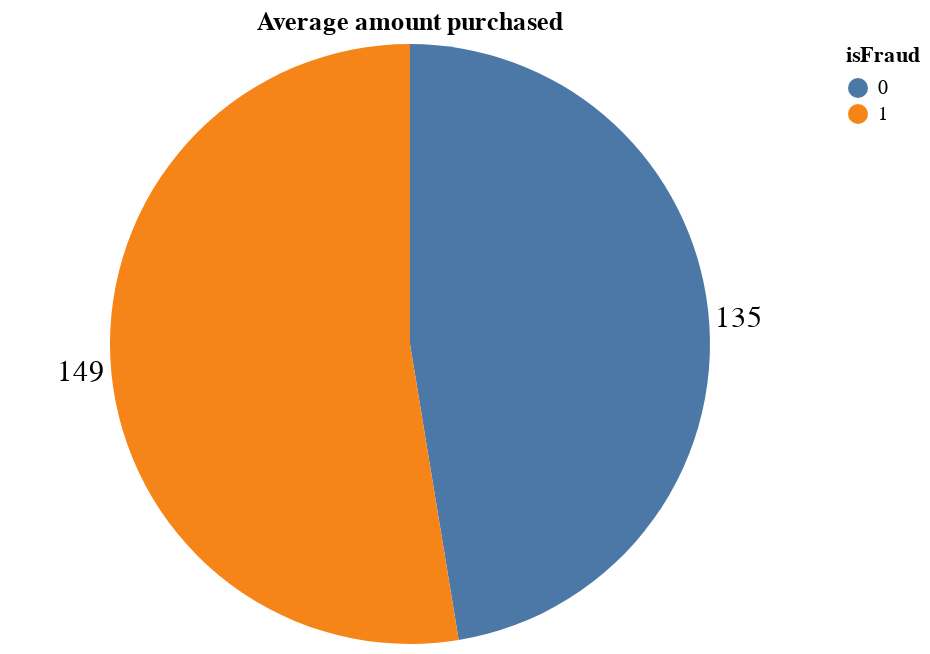

Write notebook code for a chart like this one.
### Markdown cell above
The graphic shows that the average purchase amounts for fraudulent and legitimate transactions are similar. On average, 135 dollars are for legitimate transactions and 149 for fraudulent transactions. One intriguing insight with this graphic is that fraudsters usually try to simulate legitimate transactions to avoid fraudulent transaction prevention systems.

### Code cell
#One can check the purchase amount average for each kind of transaction.
pie_chart=alt.Chart(tAmountdf).mark_arc(outerRadius=150).encode(
    theta=alt.Theta("TransactionAmt:Q", stack=True),
    color=alt.Color("isFraud:N"))

bar_text = pie_chart.mark_text(radius=165, size=15,fill= "black").encode(text=alt.X('TransactionAmt:Q', format=".0f"))

(pie_chart + bar_text).properties(title='Average amount purchased')

### Figure 1 — Vega-Lite specification as saved in the notebook (floating-point values rounded to 4 significant figures)
{"$schema": "https://vega.github.io/schema/vega-lite/v4.17.0.json", "config": {"view": {"continuousHeight": 300, "continuousWidth": 400}}, "data": {"name": "data-0488c2cc9680591bf39cb644c5b66262"}, "datasets": {"data-0488c2cc9680591bf39cb644c5b66262": [{"TransactionAmt": 134.5, "isFraud": 0}, {"TransactionAmt": 149.2, "isFraud": 1}]}, "layer": [{"encoding": {"color": {"field": "isFraud", "type": "nominal"}, "theta": {"field": "TransactionAmt", "stack": true, "type": "quantitative"}}, "mark": {"outerRadius": 150, "type": "arc"}}, {"encoding": {"color": {"field": "isFraud", "type": "nominal"}, "text": {"field": "TransactionAmt", "format": ".0f", "type": "quantitative"}, "theta": {"field": "TransactionAmt", "stack": true, "type": "quantitative"}}, "mark": {"fill": "black", "radius": 165, "size": 15, "type": "text"}}], "title": "Average amount purchased"}
